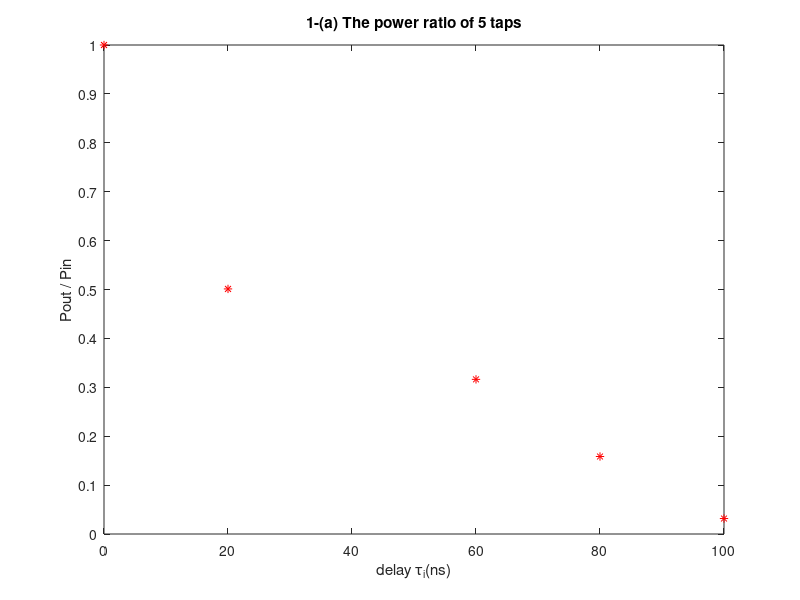
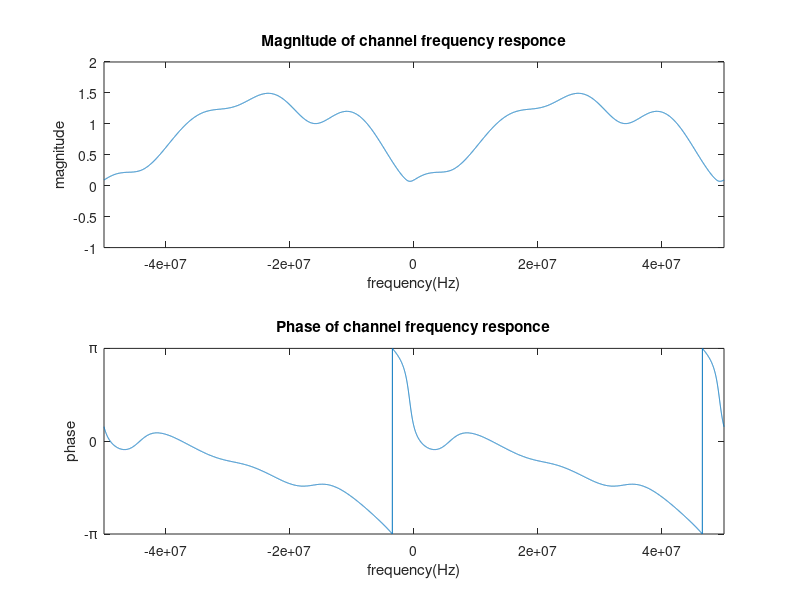

Reproduce these figures in MATLAB, in order. (Note: this script raises an error after producing the figures.)
clear;
close all;
rng(20);
%%%%%%%%%%%%%%%%%%%%%%%%%%%%%%%%%%%%%%% Quation 1
figure(1);
P=[0 -3 -5 -8 -15];
D=[0 20 60 80 100];

Pout=10.^(P/10)
D

plot(D(:,1),Pout(:,1),'r*',D(:,2),Pout(:,2),'r*',D(:,3),Pout(:,3),'r*',D(:,4),Pout(:,4),'r*',D(:,5),Pout(:,5),'r*');
title('1-(a) The power ratio of 5 taps');
axis([0,100,0,1]);
axis normal;
yticks(0:0.1:1);
xlabel('delay \tau_i(ns)');
ylabel('Pout / Pin');
hold on;

Psum=Pout(:,1)+Pout(:,2)+Pout(:,3)+Pout(:,4)+Pout(:,5);
Pnorm=zeros(1,5);
for i=1:5
    Pnorm(:,i)=Pout(:,i)/Psum;
end

Tmean=(Pout(:,1)*D(:,1)+Pout(:,2)*D(:,2)+Pout(:,3)*D(:,3)+Pout(:,4)*D(:,4)+Pout(:,5)*D(:,5))/Psum

T2mean=(Pout(:,1)*D(:,1).^2+Pout(:,2)*D(:,2).^2+Pout(:,3)*D(:,3).^2+Pout(:,4)*D(:,4).^2+Pout(:,5)*D(:,5).^2)/Psum;

Trms=sqrt(T2mean-Tmean.^2)

%%%%%%%%%%%%%%%%%%%%%%%%%%%%%%%%%%%%%%% Quation 2
variance=1;

P=[0 -3 -5 -8 -15];
D=[0 20 60 80 100];
Pout=10.^(P/10);

r=sqrt(variance/2)*(randn(1,5)+j*randn(1,5))
r=(r-mean(r))/sqrt(var(r));

rx=(real(r)-mean(real(r)))/sqrt(var(real(r))*2);
ry=(imag(r)-mean(imag(r)))/sqrt(var(imag(r))*2);
r=rx+j*ry


rmean=mean(r)
rvar=var(r)
rxvar=var(real(r))
ryvar=var(imag(r))

g=r.*Pout
k=1/sqrt(sum(abs(g).^2))
h=k*g
hi2sum=(abs(h(:,1))).^2+(abs(h(:,2))).^2+(abs(h(:,3))).^2+(abs(h(:,4))).^2+(abs(h(:,5))).^2

f50=50*10^6;
f=-f50:f50/5000:f50;
X=zeros(1,length(f));

for i=1:5
    X=X+h(:,i)*exp(-j*2*pi*f*D(:,i)*10^(-9));
end

figure(2);
subplot(2,1,1);
plot(f,abs(X));
title('Magnitude of channel frequency responce');
axis([-f50,f50,-1,2]);
axis normal;
xlabel('frequency(Hz)');
ylabel('magnitude');

subplot(2,1,2);
plot(f,angle(X));
title('Phase of channel frequency responce');
axis([-f50,f50,-pi,pi]);
axis normal;
yticks(-pi:pi:pi);
set(gca,'YTickLabel',{'-\pi','0','\pi'})
xlabel('frequency(Hz)');
ylabel('phase');

sgtitle('2-(c) Plot the magnitude and phase of channel frequency responce');

Bc=1/(6*Trms*10^(-9))
N=ceil(50*10^6/Bc)

%%%%%%%%%%%%%%%%%%%%%%%%%%%%%%%%%%%%%%% Quation 3
Ts=20;
r8bits = randi([0 1],1,8)

dn=zeros(8,6);

for i=1:8
    if r8bits(:,i)==0
        dn(i,:)=[1 1 1 1 1 1];
    else
        dn(i,:)=[-1 -1 -1 -1 -1 -1];
    end
end

dn=reshape(dn',48,1);
n=0:1:47;

figure(3);
stem(n,dn,'filled');
title(['3-(a) Transmitter output signal']);
axis([0,50,-1.5,1.5]);
axis normal;
xticks(0:6:48);
xlabel('n');
ylabel('Amplifier(V)');

figure(4);

zn=zeros(48,1);
for m=0:47
    for i=1:5
        tmp=m-D(:,i)/Ts;
        if tmp<0
            zn(m+1,:)=zn(m+1,:)+0;
        elseif tmp>47
            zn(m+1,:)=zn(m+1,:)+0;
        else
            zn(m+1,:)=zn(m+1,:)+h(:,i)*dn(tmp+1,:);
        end
    end
end

subplot(2,1,1);
stem(n,real(zn),'filled');
title(['Real signals of Z_n']);
axis([0,50,-1,1]);
axis normal;
xticks(0:6:48);
xlabel('n');
ylabel('Real(Z_n)');

subplot(2,1,2);
stem(n,imag(zn),'filled');
title(['Image signals of Z_n']);
axis([0,50,-2,2]);
axis normal;
xticks(0:6:48);
xlabel('n');
ylabel('Imag(Z_n)');

sgtitle('3-(b) Signal Z_n');